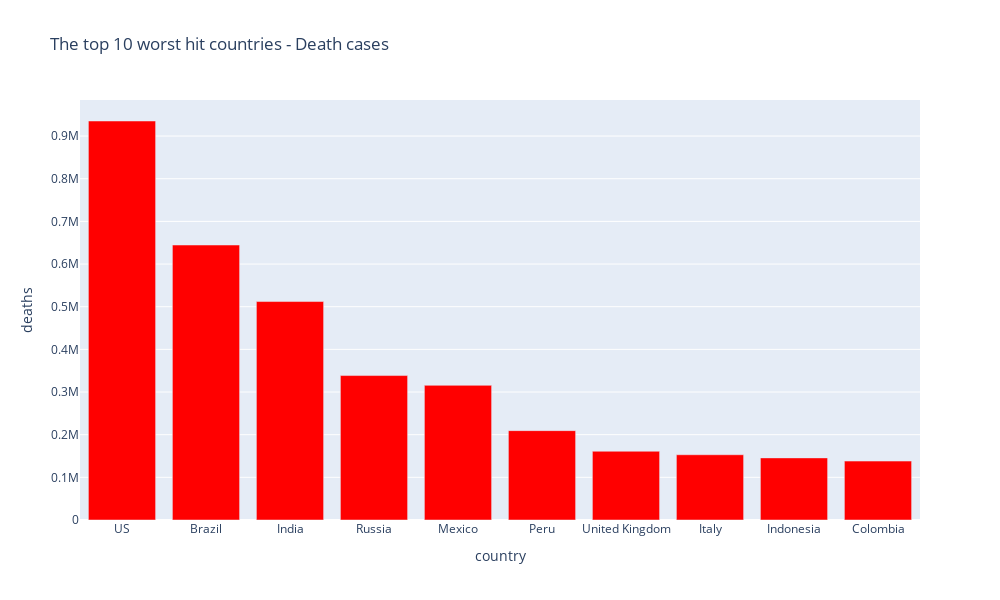

The notebook cell this image was saved under:
### Markdown cell above
### Bar chart with the top 10 worst hit countries - Death Cases

### Code cell
figura = px.bar(
    sorted_deaths,
    x = "country",
    y = "deaths",
    title= "The top 10 worst hit countries - Death cases", # the axis names
    color_discrete_sequence=["red"], 
    height=600,
    width=1000
)


#figura.write_image("images/fig4.png")
figura.show()

### Figure 1 — Plotly figure (JSON) as saved in the notebook; plotly's stock layout.template omitted (floating-point values rounded to 4 significant figures)
{"data": [{"alignmentgroup": "True", "hovertemplate": "country=%{x}<br>deaths=%{y}<extra></extra>", "legendgroup": "", "marker": {"color": "red", "pattern": {"shape": ""}}, "name": "", "offsetgroup": "", "orientation": "v", "showlegend": false, "textposition": "auto", "type": "bar", "x": ["US", "Brazil", "India", "Russia", "Mexico", "Peru", "United Kingdom", "Italy", "Indonesia", "Colombia"], "xaxis": "x", "y": [935335, 644592, 512109, 338595, 315688, 209468, 161148, 152989, 145622, 138106], "yaxis": "y"}], "layout": {"barmode": "relative", "height": 600, "legend": {"tracegroupgap": 0}, "title": {"text": "The top 10 worst hit countries - Death cases"}, "width": 1000, "xaxis": {"anchor": "y", "domain": [0, 1], "title": {"text": "country"}}, "yaxis": {"anchor": "x", "domain": [0, 1], "title": {"text": "deaths"}}}}
